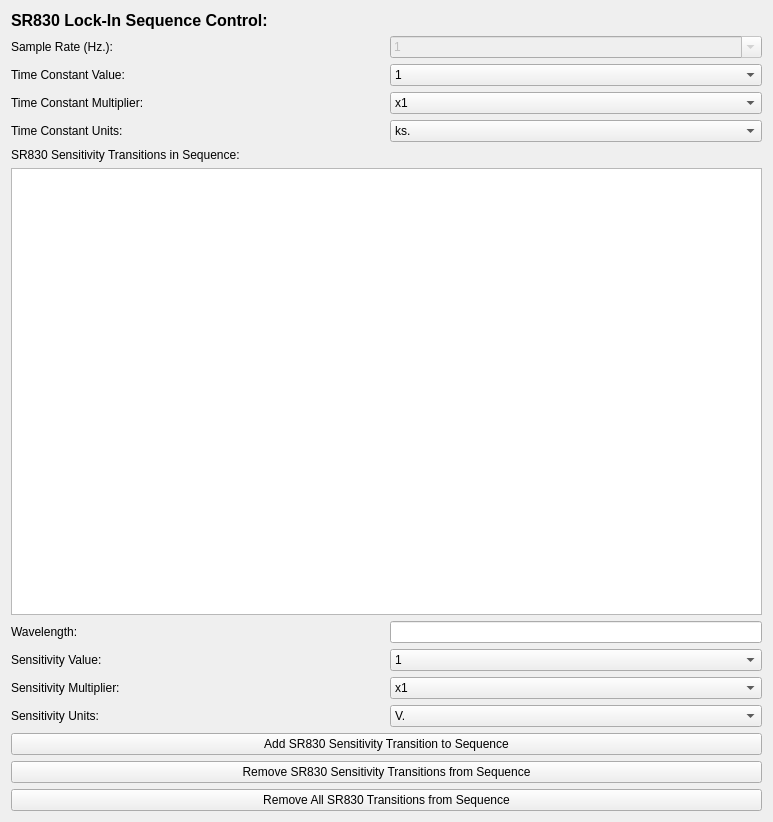
<?xml version="1.0" encoding="UTF-8"?>
<ui version="4.0">
 <class>Sr830</class>
 <widget class="QWidget" name="Sr830">
  <property name="geometry">
   <rect>
    <x>0</x>
    <y>0</y>
    <width>773</width>
    <height>822</height>
   </rect>
  </property>
  <property name="windowTitle">
   <string>Sr830</string>
  </property>
  <layout class="QGridLayout" name="gridLayout">
   <item row="0" column="0">
    <widget class="QLabel" name="label_11">
     <property name="sizePolicy">
      <sizepolicy hsizetype="Preferred" vsizetype="Maximum">
       <horstretch>0</horstretch>
       <verstretch>0</verstretch>
      </sizepolicy>
     </property>
     <property name="font">
      <font>
       <pointsize>12</pointsize>
       <weight>75</weight>
       <bold>true</bold>
      </font>
     </property>
     <property name="text">
      <string>SR830 Lock-In Sequence Control:</string>
     </property>
    </widget>
   </item>
   <item row="1" column="0">
    <widget class="QLabel" name="label_12">
     <property name="text">
      <string>Sample Rate (Hz.):</string>
     </property>
    </widget>
   </item>
   <item row="1" column="1">
    <widget class="QComboBox" name="combobox_list_SavedSequences_passive_Sr830SampleRate">
     <property name="enabled">
      <bool>false</bool>
     </property>
     <property name="editable">
      <bool>true</bool>
     </property>
     <property name="currentText">
      <string>1</string>
     </property>
     <property name="currentIndex">
      <number>4</number>
     </property>
     <item>
      <property name="text">
       <string>0.0625</string>
      </property>
     </item>
     <item>
      <property name="text">
       <string>0.125</string>
      </property>
     </item>
     <item>
      <property name="text">
       <string>0.250</string>
      </property>
     </item>
     <item>
      <property name="text">
       <string>0.5</string>
      </property>
     </item>
     <item>
      <property name="text">
       <string>1</string>
      </property>
     </item>
     <item>
      <property name="text">
       <string>2</string>
      </property>
     </item>
     <item>
      <property name="text">
       <string>4</string>
      </property>
     </item>
     <item>
      <property name="text">
       <string>8</string>
      </property>
     </item>
     <item>
      <property name="text">
       <string>16</string>
      </property>
     </item>
     <item>
      <property name="text">
       <string>32</string>
      </property>
     </item>
     <item>
      <property name="text">
       <string>64</string>
      </property>
     </item>
     <item>
      <property name="text">
       <string>128</string>
      </property>
     </item>
     <item>
      <property name="text">
       <string>256</string>
      </property>
     </item>
     <item>
      <property name="text">
       <string>512</string>
      </property>
     </item>
    </widget>
   </item>
   <item row="2" column="0">
    <widget class="QLabel" name="label_19">
     <property name="text">
      <string>Time Constant Value:</string>
     </property>
    </widget>
   </item>
   <item row="2" column="1">
    <widget class="QComboBox" name="combobox_list_SavedSequences_passive_Sr830TimeConstantValue">
     <item>
      <property name="text">
       <string>1</string>
      </property>
     </item>
     <item>
      <property name="text">
       <string>3</string>
      </property>
     </item>
    </widget>
   </item>
   <item row="3" column="0">
    <widget class="QLabel" name="label_17">
     <property name="text">
      <string>Time Constant Multiplier:</string>
     </property>
    </widget>
   </item>
   <item row="3" column="1">
    <widget class="QComboBox" name="combobox_list_SavedSequences_passive_Sr830TimeConstantMultiplier">
     <item>
      <property name="text">
       <string>x1</string>
      </property>
     </item>
     <item>
      <property name="text">
       <string>x10</string>
      </property>
     </item>
     <item>
      <property name="text">
       <string>x100</string>
      </property>
     </item>
    </widget>
   </item>
   <item row="4" column="0">
    <widget class="QLabel" name="label_18">
     <property name="text">
      <string>Time Constant Units:</string>
     </property>
    </widget>
   </item>
   <item row="4" column="1">
    <widget class="QComboBox" name="combobox_list_SavedSequences_passive_Sr830TimeConstantUnits">
     <property name="currentText">
      <string>ks.</string>
     </property>
     <item>
      <property name="text">
       <string>ks.</string>
      </property>
     </item>
     <item>
      <property name="text">
       <string>s.</string>
      </property>
     </item>
     <item>
      <property name="text">
       <string>ms.</string>
      </property>
     </item>
     <item>
      <property name="text">
       <string>us.</string>
      </property>
     </item>
    </widget>
   </item>
   <item row="5" column="0">
    <widget class="QLabel" name="label_16">
     <property name="sizePolicy">
      <sizepolicy hsizetype="Expanding" vsizetype="Maximum">
       <horstretch>0</horstretch>
       <verstretch>0</verstretch>
      </sizepolicy>
     </property>
     <property name="font">
      <font>
       <weight>50</weight>
       <bold>false</bold>
      </font>
     </property>
     <property name="text">
      <string>SR830 Sensitivity Transitions in Sequence:</string>
     </property>
    </widget>
   </item>
   <item row="6" column="0" colspan="2">
    <widget class="QListWidget" name="list_listXlist_Sr830SensTransitionsXSavedSequences_listXPassiveListAll_Sr830SensitivityTransitions">
     <property name="sizePolicy">
      <sizepolicy hsizetype="Expanding" vsizetype="Expanding">
       <horstretch>0</horstretch>
       <verstretch>0</verstretch>
      </sizepolicy>
     </property>
    </widget>
   </item>
   <item row="7" column="0">
    <widget class="QLabel" name="label_20">
     <property name="text">
      <string>Wavelength:</string>
     </property>
    </widget>
   </item>
   <item row="7" column="1">
    <widget class="QLineEdit" name="lineedit_list_Sr830SensTransitions_ItemDisplay_wavelength"/>
   </item>
   <item row="8" column="0">
    <widget class="QLabel" name="label_15">
     <property name="text">
      <string>Sensitivity Value:</string>
     </property>
    </widget>
   </item>
   <item row="8" column="1">
    <widget class="QComboBox" name="lineedit_list_Sr830SensTransitions_passive_SensitivityValue">
     <item>
      <property name="text">
       <string>1</string>
      </property>
     </item>
     <item>
      <property name="text">
       <string>2</string>
      </property>
     </item>
     <item>
      <property name="text">
       <string>5</string>
      </property>
     </item>
    </widget>
   </item>
   <item row="9" column="0">
    <widget class="QLabel" name="label_13">
     <property name="text">
      <string>Sensitivity Multiplier:</string>
     </property>
    </widget>
   </item>
   <item row="9" column="1">
    <widget class="QComboBox" name="lineedit_list_Sr830SensTransitions_passive_SensitivityMultiplier">
     <item>
      <property name="text">
       <string>x1</string>
      </property>
     </item>
     <item>
      <property name="text">
       <string>x10</string>
      </property>
     </item>
     <item>
      <property name="text">
       <string>x100</string>
      </property>
     </item>
    </widget>
   </item>
   <item row="10" column="0">
    <widget class="QLabel" name="label_14">
     <property name="text">
      <string>Sensitivity Units:</string>
     </property>
    </widget>
   </item>
   <item row="10" column="1">
    <widget class="QComboBox" name="lineedit_list_Sr830SensTransitions_passive_SensitivityUnits">
     <item>
      <property name="text">
       <string>V.</string>
      </property>
     </item>
     <item>
      <property name="text">
       <string>mV.</string>
      </property>
     </item>
     <item>
      <property name="text">
       <string>uV.</string>
      </property>
     </item>
     <item>
      <property name="text">
       <string>nV.</string>
      </property>
     </item>
    </widget>
   </item>
   <item row="11" column="0" colspan="2">
    <widget class="QPushButton" name="button_list_Sr830SensTransitions_setter_AddSr830SensTransition">
     <property name="text">
      <string>Add SR830 Sensitivity Transition to Sequence</string>
     </property>
    </widget>
   </item>
   <item row="12" column="0" colspan="2">
    <widget class="QPushButton" name="button_list_Sr830SensTransitions_remover_RemoveSr830SensTransition">
     <property name="text">
      <string>Remove SR830 Sensitivity Transitions from Sequence</string>
     </property>
    </widget>
   </item>
   <item row="13" column="0" colspan="2">
    <widget class="QPushButton" name="button_list_Sr830SensTransitions_RemoverOfAll_RemoveAllSr830SensTransitions">
     <property name="text">
      <string>Remove All SR830 Transitions from Sequence</string>
     </property>
    </widget>
   </item>
  </layout>
 </widget>
 <resources/>
 <connections/>
</ui>
